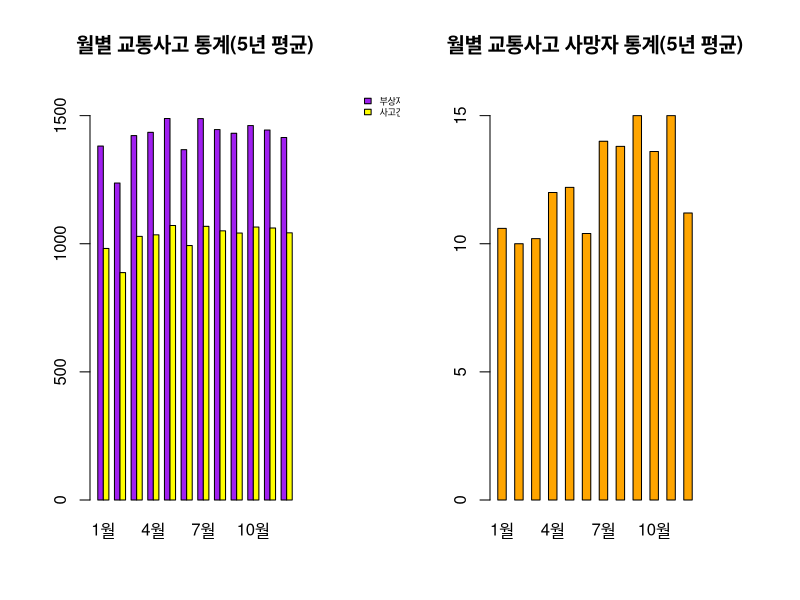

The R script that drew this image:
setwd('C:/Users/AI_10/Desktop/R test')
ac <- read.csv('month.csv', header = T)

ac_month <- aggregate(ac[,3:14], by=list(ac$사고정보),
                     FUN = mean)
colnames(ac_month) <- c('사고정보', '1월', '2월', '3월', '4월', '5월', '6월', '7월', '8월', '9월', '10월', '11월', '12월')

bs <- ac_month[2:13]
rownames(bs) <- c('부상자수', '사고건수', '사망자수')

par(mfrow = c(1, 2), mar = c(5,4.5, 4.5, 5))
barplot(as.matrix(bs[1:2,]), main = '월별 교통사고 통계(5년 평균)', 
        col = c('purple', 'yellow'), 
        beside = T,
        ylim = c(0, 1600),
        legend.text = T, 
        args.legend = list(x='topright' , bty = 'n', inset = c(-0.55, 0), cex = 0.55))

barplot(as.matrix(bs[3,]), main = '월별 교통사고 사망자 통계(5년 평균)',
        col = c('orange'),
        ylim = c(0, 16),
        beside = T)
